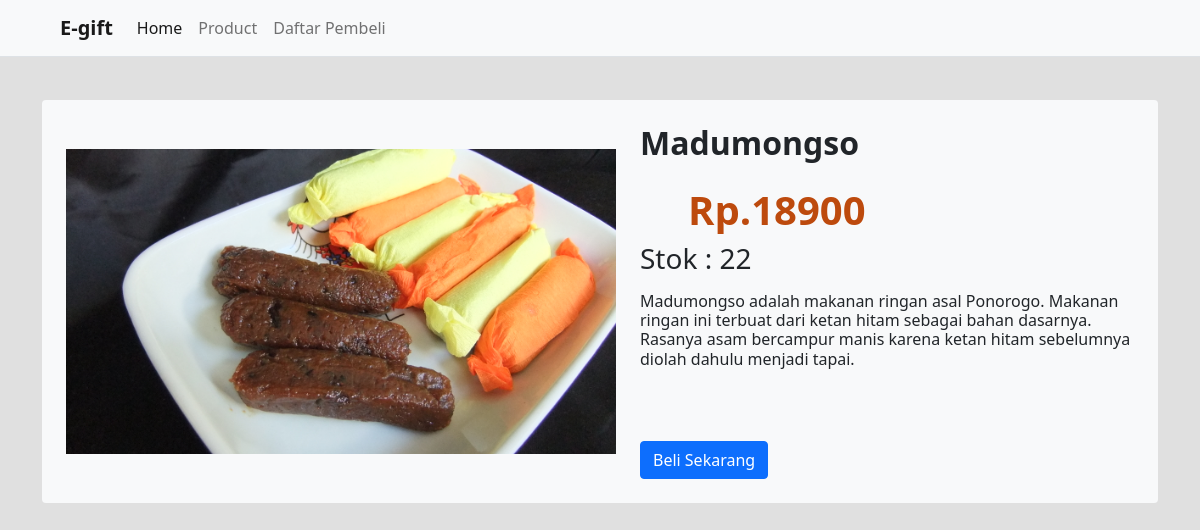
The app's page /product.php?id=3 with its own data.
### tables this page shows
CREATE TABLE `data_barang` (
  `id` int(11) NOT NULL,
  `nama` varchar(100) NOT NULL,
  `harga` int(11) NOT NULL,
  `stok` int(11) NOT NULL,
  `gambar` text NOT NULL,
  `deskripsi` text NOT NULL
);

### product.php (the view, shortened to what this page needs)
<?php
  $servername = "localhost";
  $username = "root";
  $password = "";
  $dbname = "e-gift";
  $conn = mysqli_connect($servername, $username, $password, $dbname);
   $sql = "SELECT * FROM data_barang WHERE id =".$_GET["id"];
   $result = $conn->query($sql);
?>
<!doctype html>
<html lang="en">
<head>
  <link href="bootstrap/css/bootstrap.min.css" rel="stylesheet">
  <link rel="stylesheet" href="https://use.fontawesome.com/releases/v5.11.2/css/all.css">
</head>
<body style="background-color: #e0e0e0;">
  <nav class="fixed-top navbar navbar-expand-lg navbar-light bg-light border-bottom">
    <div class="container-fluid">
      <a class="navbar-brand ms-5" href="/">
        <strong>E-gift</strong>
      </a>
      <div class="collapse navbar-collapse" id="navbarSupportedContent">
        <ul class="navbar-nav me-auto mb-2 mb-lg-0">
          <li class="nav-item">
            <a class="nav-link active" aria-current="page" href="/">Home</a>
          </li>
          <li class="nav-item">
            <a class="nav-link" href="/add_product.php">Product</a>
          </li>
          <li class="nav-item">
            <a class="nav-link" href="/daftar_pembeli.php">Daftar Pembeli</a>
          </li>
        </ul>
      </div>
    </div>
  </nav>
  <main>
    <?php foreach($result as $barang){ ?>
    <div class="container" style="margin-top: 100px;">
      <div class="d-flex flex-row bg-light p-4 rounded">
        <div class="d-flex flex-row justify-content-center align-items-center">
          <img style="max-width: 550px;" src="<?php echo "assets/image/".$barang["gambar"];?>" alt="">
        </div>
        <div class="ms-4">
          <h2 class="text-break">
            <strong>
              <?php echo $barang["nama"];?>
            </strong>
          </h2>
          <h1 class="font-weight-bold mt-4 ms-5 text-break" style="color: #bd4a0d;">
            <strong><?php echo 'Rp.'.$barang["harga"];?></strong>
          </h1>
          <h3>
            <?php echo 'Stok : '.$barang["stok"];?>
          </h3>
          <h6 class="dark-text mt-3 mb-4 text-break">
            <?php echo $barang["deskripsi"];?>
          </h6>
          <div class="mt-5">
            <a href="<?php echo '/pembelian.php?id='.$_GET["id"]; ?>" class="btn btn-primary mt-4">Beli Sekarang</a>
          </div>
        </div>
      </div>
    </div>
    <?php }?>
  </main>
</body>
</html>

### records on screen
data_barang: gambar (picture), nama "Madumongso", harga "18900", stok "22", deskripsi "Madumongso adalah makanan ringan asal Ponorogo. Makanan ringan ini terbuat dari ketan hitam sebagai bahan dasarnya. Rasanya asam bercampur manis karena ketan hitam sebelumnya diolah dahulu menjadi tapai."
